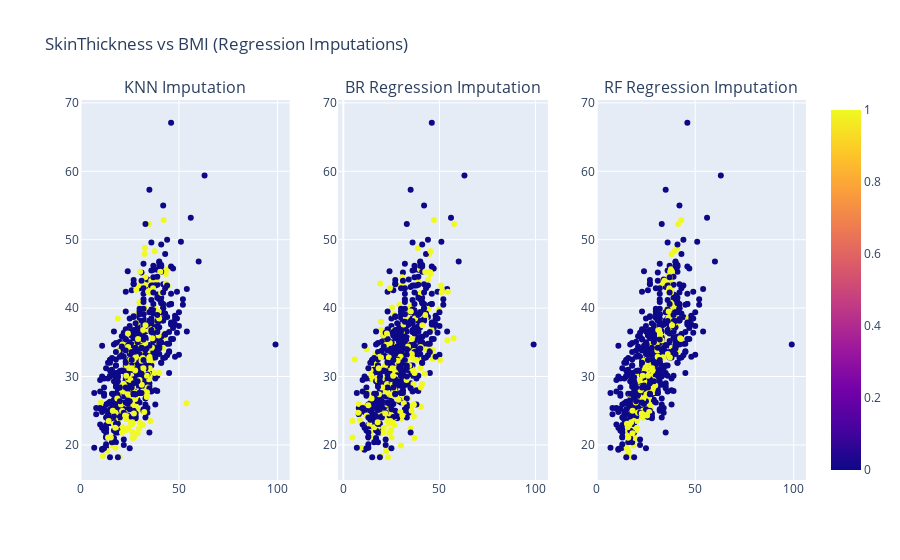

The code cell stored with this chart in its notebook:
### Code cell
fig = make_subplots(rows=1, cols=3, shared_xaxes=False, subplot_titles=("KNN Imputation", "BR Regression Imputation", "RF Regression Imputation"))
fig.add_trace(fig_knn['data'][0], row=1, col=1)
fig.add_trace(fig_br['data'][0], row=1, col=2)
fig.add_trace(fig_rf['data'][0], row=1, col=3)
fig.update_layout(title="SkinThickness vs BMI (Regression Imputations)")
fig.show()

### Figure 1 — Plotly figure (JSON) as saved in the notebook; plotly's stock layout.template omitted (floating-point values rounded to 4 significant figures; data arrays with more than 128 entries replaced by an {"elided": "..."} marker saying what was removed)
{"data": [{"hovertemplate": "SkinThickness=%{x}<br>BMI=%{y}<br>color=%{marker.color}<extra></extra>", "legendgroup": "", "marker": {"color": {"elided": "752 int values"}, "coloraxis": "coloraxis", "symbol": "circle"}, "mode": "markers", "name": "", "orientation": "v", "showlegend": false, "type": "scatter", "x": {"elided": "752 float values"}, "xaxis": "x", "y": {"elided": "752 float values"}, "yaxis": "y"}, {"hovertemplate": "SkinThickness=%{x}<br>BMI=%{y}<br>color=%{marker.color}<extra></extra>", "legendgroup": "", "marker": {"color": {"elided": "752 int values"}, "coloraxis": "coloraxis", "symbol": "circle"}, "mode": "markers", "name": "", "orientation": "v", "showlegend": false, "type": "scatter", "x": {"elided": "752 float values"}, "xaxis": "x2", "y": {"elided": "752 float values"}, "yaxis": "y2"}, {"hovertemplate": "SkinThickness=%{x}<br>BMI=%{y}<br>color=%{marker.color}<extra></extra>", "legendgroup": "", "marker": {"color": {"elided": "752 int values"}, "coloraxis": "coloraxis", "symbol": "circle"}, "mode": "markers", "name": "", "orientation": "v", "showlegend": false, "type": "scatter", "x": {"elided": "752 float values"}, "xaxis": "x3", "y": {"elided": "752 float values"}, "yaxis": "y3"}], "layout": {"annotations": [{"font": {"size": 16}, "showarrow": false, "text": "KNN Imputation", "x": 0.1444, "xanchor": "center", "xref": "paper", "y": 1, "yanchor": "bottom", "yref": "paper"}, {"font": {"size": 16}, "showarrow": false, "text": "BR Regression Imputation", "x": 0.5, "xanchor": "center", "xref": "paper", "y": 1, "yanchor": "bottom", "yref": "paper"}, {"font": {"size": 16}, "showarrow": false, "text": "RF Regression Imputation", "x": 0.8556, "xanchor": "center", "xref": "paper", "y": 1, "yanchor": "bottom", "yref": "paper"}], "title": {"text": "SkinThickness vs BMI (Regression Imputations)"}, "xaxis": {"anchor": "y", "domain": [0, 0.2889]}, "xaxis2": {"anchor": "y2", "domain": [0.3556, 0.6444]}, "xaxis3": {"anchor": "y3", "domain": [0.7111, 1]}, "yaxis": {"anchor": "x", "domain": [0, 1]}, "yaxis2": {"anchor": "x2", "domain": [0, 1]}, "yaxis3": {"anchor": "x3", "domain": [0, 1]}}}
